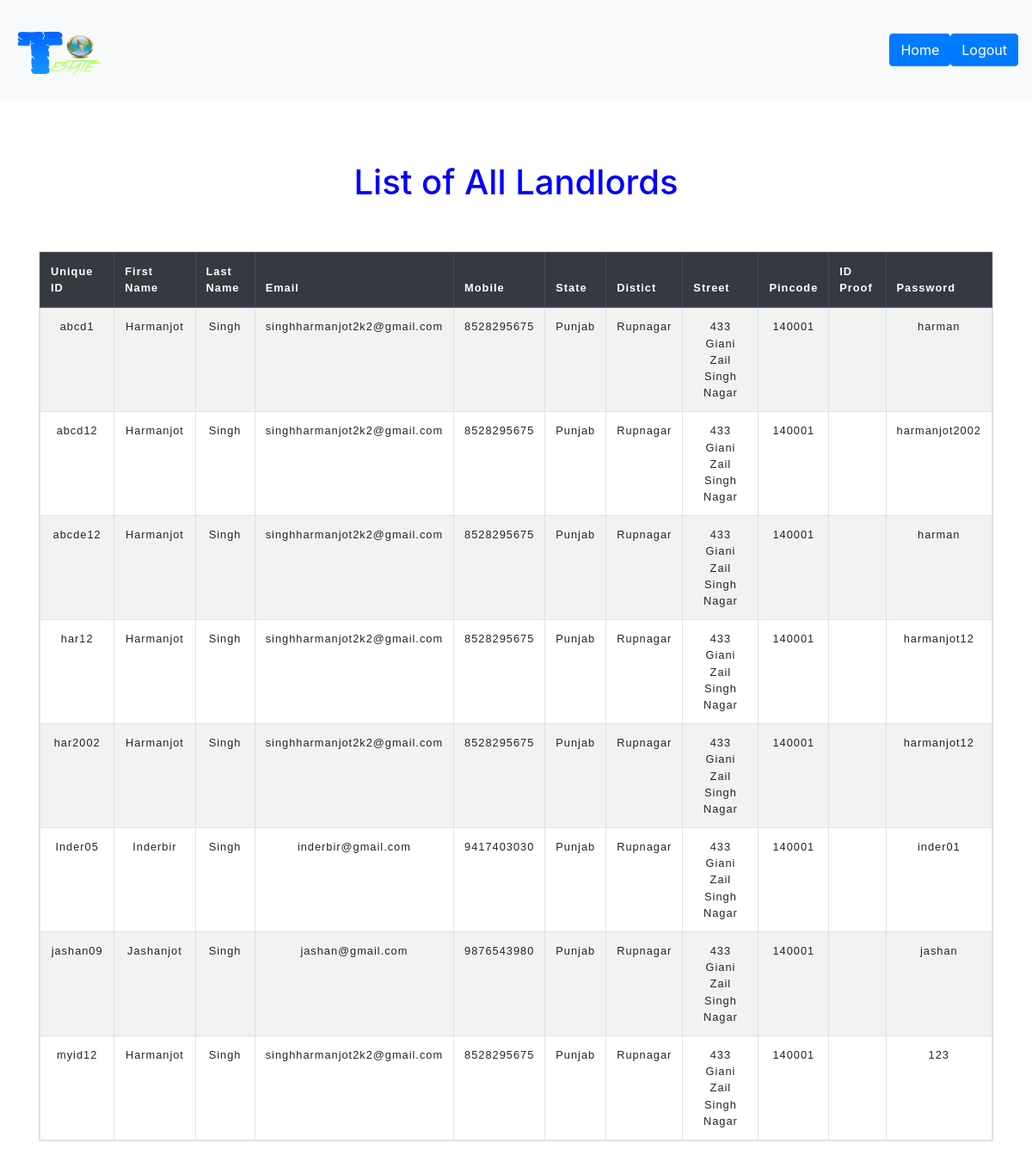
The page /record_landlord.php on the database its author committed.
### tables this page shows
CREATE TABLE `landlord` (
  `id` varchar(100) NOT NULL,
  `fname` varchar(100) DEFAULT NULL,
  `lname` varchar(100) DEFAULT NULL,
  `email` varchar(100) DEFAULT NULL,
  `contact` varchar(100) DEFAULT NULL,
  `state` varchar(100) DEFAULT NULL,
  `city` varchar(100) DEFAULT NULL,
  `street` varchar(100) DEFAULT NULL,
  `pincode` varchar(100) DEFAULT NULL,
  `proof` varchar(100) DEFAULT NULL,
  `property_added` varchar(100) DEFAULT NULL,
  `property_sold` varchar(100) DEFAULT NULL,
  `password` varchar(100) DEFAULT NULL
);

### record_landlord.php (the view, shortened to what this page needs)
<?php
$host = 'localhost';
$username = 'root';
$password = '';
$db_name = 'realestate';
$db= mysqli_connect($host,$username,$password,$db_name);
?>
<!DOCTYPE html>
<html>
    <head>
        <link rel="stylesheet" href="https://maxcdn.bootstrapcdn.com/bootstrap/4.5.2/css/bootstrap.min.css">
	<link rel="stylesheet" href="http://maxcdn.bootstrapcdn.com/font-awesome/4.2.0/css/font-awesome.min.css">
      	<link rel="stylesheet" href="https://cdnjs.cloudflare.com/ajax/libs/font-awesome/4.0.0/css/font-awesome.min.css" />
    </head>
    <body>
<nav class="navbar navbar-light bg-light">
      <img src="logo.png" id="logo">
        <div class="btn-group btn-group-lg">
            <a href="admin_homepage.php"><button type="button" class="btn btn-primary">Home</button></a>
            <a href="admin_logout.php"><button type="button" class="btn btn-primary">Logout</button></a>
        </div>
</nav>
<br><br><br>
<div class="container">
<h1><center>List of All Landlords</center></h1>
<br><br>
  <table class="table table-responsive table-hover table-striped table-bordered">
    <thead class="thead-dark">
      <tr>
        <th>Unique ID</th>
        <th>First Name</th>
        <th>Last Name</th>
        <th>Email</th>
        <th>Mobile</th>
        	<th>State</th>
		<th>Distict</th>
		<th>Street</th>
		<th>Pincode</th>
                <th>ID Proof</th>
	<th>Password</th>
	      </tr>
    </thead>
    <tbody>
<?php
$query ="SELECT * FROM landlord";
$result = $db->query($query);
$row_count = $result->num_rows;
for($i=0 ; $i<$row_count; $i++)
{
        $property = $result->fetch_assoc();
    echo "<tr>";
    echo "<td>".$property['id']."</td>";
    echo "<td>".$property['fname']."</td>";
    echo "<td>".$property['lname']."</td>";
    echo "<td>".$property['email']."</td>";
    echo "<td>".$property['contact']."</td>";
    echo "<td>".$property['state']."</td>";
    echo "<td>".$property['city']."</td>";
    echo "<td>".$property['street']."</td>";
    echo "<td>".$property['pincode']."</td>";
    echo "<td>"."<img scr='landlordid\proof'>"."</td>";
    echo "<td>".$property['password']."</td>";
    echo "</tr>";
}
    echo "</table>";
?>
        </div>
</body>
</html>

### record_landlord.php (style rules this page uses)
#logo { height:100px; width:100px; float:left; margin-left: 3px; margin-top: 0px; padding: 0px; }
table { border-collapse: collapse; border: 2px solid rgb(200, 200, 200); letter-spacing: 1px; font-family: sans-serif; font-size: .8rem; width:100%; }
th, td { padding: 10px; }
td, th { border: 1px solid rgb(190, 190, 190); padding: 10px; }
td { text-align: center; }
tr { display: table-row; vertical-align: inherit; border-color: inherit; }
h1 { color:blue; }

### rows shown on the page
landlord: id "abcd1", fname "Harmanjot", lname "Singh", email "singhharmanjot2k2@gmail.com", contact "8528295675", state "Punjab", city "Rupnagar", street "433 Giani Zail Singh Nagar", pincode "140001", password "harman"
landlord: id "abcd12", fname "Harmanjot", lname "Singh", email "singhharmanjot2k2@gmail.com", contact "8528295675", state "Punjab", city "Rupnagar", street "433 Giani Zail Singh Nagar", pincode "140001", password "harmanjot2002"
landlord: id "abcde12", fname "Harmanjot", lname "Singh", email "singhharmanjot2k2@gmail.com", contact "8528295675", state "Punjab", city "Rupnagar", street "433 Giani Zail Singh Nagar", pincode "140001", password "harman"
landlord: id "har12", fname "Harmanjot", lname "Singh", email "singhharmanjot2k2@gmail.com", contact "8528295675", state "Punjab", city "Rupnagar", street "433 Giani Zail Singh Nagar", pincode "140001", password "harmanjot12"
landlord: id "har2002", fname "Harmanjot", lname "Singh", email "singhharmanjot2k2@gmail.com", contact "8528295675", state "Punjab", city "Rupnagar", street "433 Giani Zail Singh Nagar", pincode "140001", password "harmanjot12"
landlord: id "Inder05", fname "Inderbir", lname "Singh", email "inderbir@gmail.com", contact "9417403030", state "Punjab", city "Rupnagar", street "433 Giani Zail Singh Nagar", pincode "140001", password "inder01"
landlord: id "jashan09", fname "Jashanjot", lname "Singh", email "jashan@gmail.com", contact "9876543980", state "Punjab", city "Rupnagar", street "433 Giani Zail Singh Nagar", pincode "140001", password "jashan"
landlord: id "myid12", fname "Harmanjot", lname "Singh", email "singhharmanjot2k2@gmail.com", contact "8528295675", state "Punjab", city "Rupnagar", street "433 Giani Zail Singh Nagar", pincode "140001", password "123"
